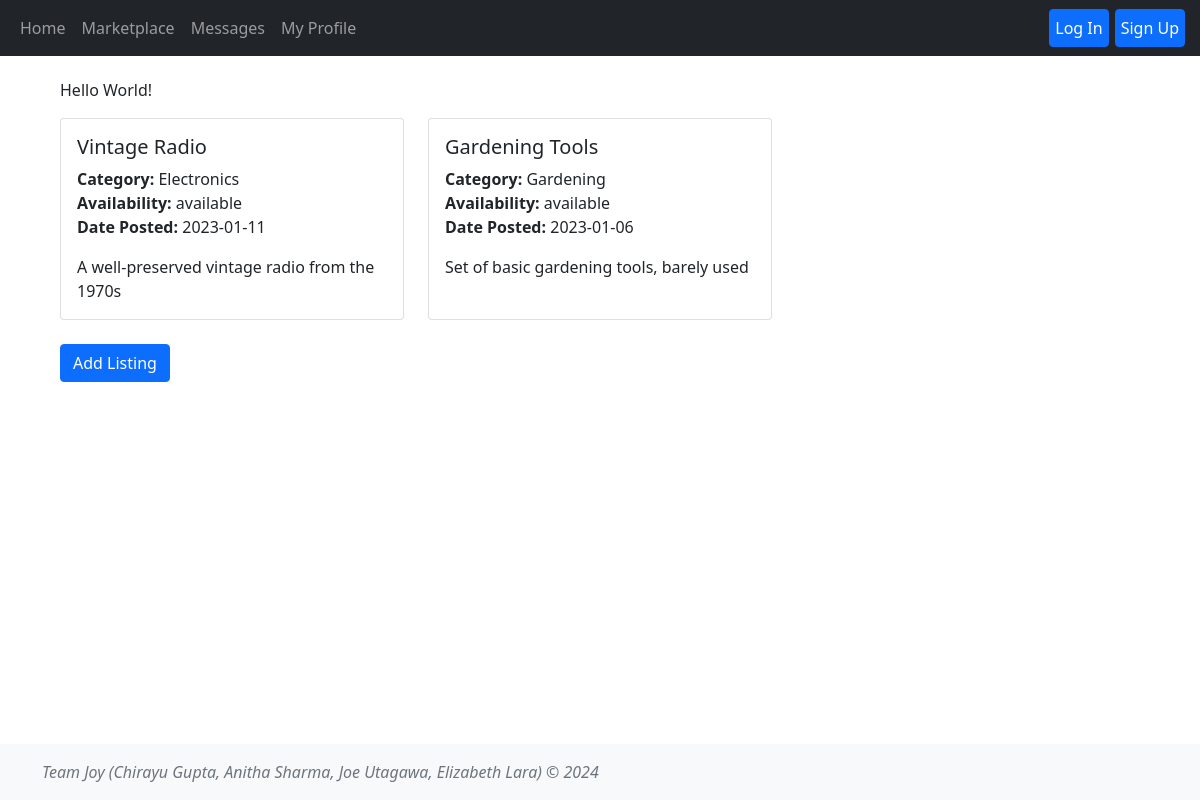
/marketplace, run on the app's committed database.
### tables this page shows
CREATE TABLE Tools (id INTEGER PRIMARY KEY AUTOINCREMENT, user_id INTEGER, title TEXT NOT NULL, description TEXT, imgPath TEXT, category TEXT, availability TEXT, datePosted TEXT NOT NULL, FOREIGN KEY (user_id) REFERENCES Users(user_id));

### app.py (the view)
@app.route('/marketplace')
def market():
    user_id = session.get('user_id')
    user = User.getUserByID(user_id)
    tools = Tool.getAllTools()
    return render_template('market.html', user_id=user_id, user=user, tools=tools)

### tools.py (called while the page is built)
    @classmethod
    def getAllTools(cls):
        conn = sqlite3.connect('database.db')
        cursorObj = conn.cursor()
        cursorObj.execute('SELECT id, user_id, title, description, imgPath, category, availability, datePosted FROM tools;')
        allRows = cursorObj.fetchall()
        ListOfDictionaries = []
        for row in allRows:
            m = {"id" : row[0], "user_id": row[1], "title":row[2], 'description': row[3], 'imgPath':row[4], 'category':row[5], 'availability':row[6], 'datePosted':row[7] }
            ListOfDictionaries.append(m)
        if conn:
            conn.close()
        return ListOfDictionaries

### users.py (called while the page is built)
    @classmethod
    def getAllUsers(cls):
        conn = sqlite3.connect('database.db')
        cursorObj = conn.cursor()
        cursorObj.execute('SELECT user_id, username, name, email, password, profile_image, location FROM users;')
        allRows = cursorObj.fetchall()
        ListOfDictionaries = []
        for row in allRows:
            m = {"user_id": row[0], 'username':row[1],"name":row[2], 'email': row[3], 'password':row[4], 'profile_image':row[5], 'location':row[6]}
            ListOfDictionaries.append(m)
        if conn:
            conn.close()
        return ListOfDictionaries

    def getUserByID(user_id):
        users = User.getAllUsers()
        for user in users:
            if user['user_id'] == user_id:
                return user

### templates/market.html (shortened to what this page needs)
{% extends 'base.html' %}
{% block content%}
<main class="d-inline-flex p-5 align-items-end">
    <div class="container">
        <div class="row">
            <p> Hello World!</p>
            {% for tool in tools %}
            <div class="col-md-4 mb-4">
                <a href="{{ url_for('tool', tool_id=tool.id) }}" class="text-decoration-none text-dark">
                <div class="card h-100">
                    <div class="card-body">
                        <h5 class="card-title">{{ tool.title }}</h5>
                        <p class="card-text">
                            <strong>Category:</strong> {{ tool.category }}<br>
                            <strong>Availability:</strong> {{ tool.availability }}<br>
                            <strong>Date Posted:</strong> {{ tool.datePosted }}
                        </p>
                        <p class="card-text">
                            {{ tool.description}}
                        </p>
                    </div>
                </div>
            </a>
            </div>
            {% endfor %}
            <a href="{{url_for('add_tool')}}">
                <button class="btn btn-primary">Add Listing</button>
            </a>
        </div>
    </div>
</main>
{% endblock %}

### static/css/styles.css (style rules this page uses)
body { padding-bottom: 100px; padding-top: 30px; }

### data on the page
Tools: title "Vintage Radio", category "Electronics", availability "available", datePosted "2023-01-11", description "A well-preserved vintage radio from the 1970s"
Tools: title "Gardening Tools", category "Gardening", availability "available", datePosted "2023-01-06", description "Set of basic gardening tools, barely used"
